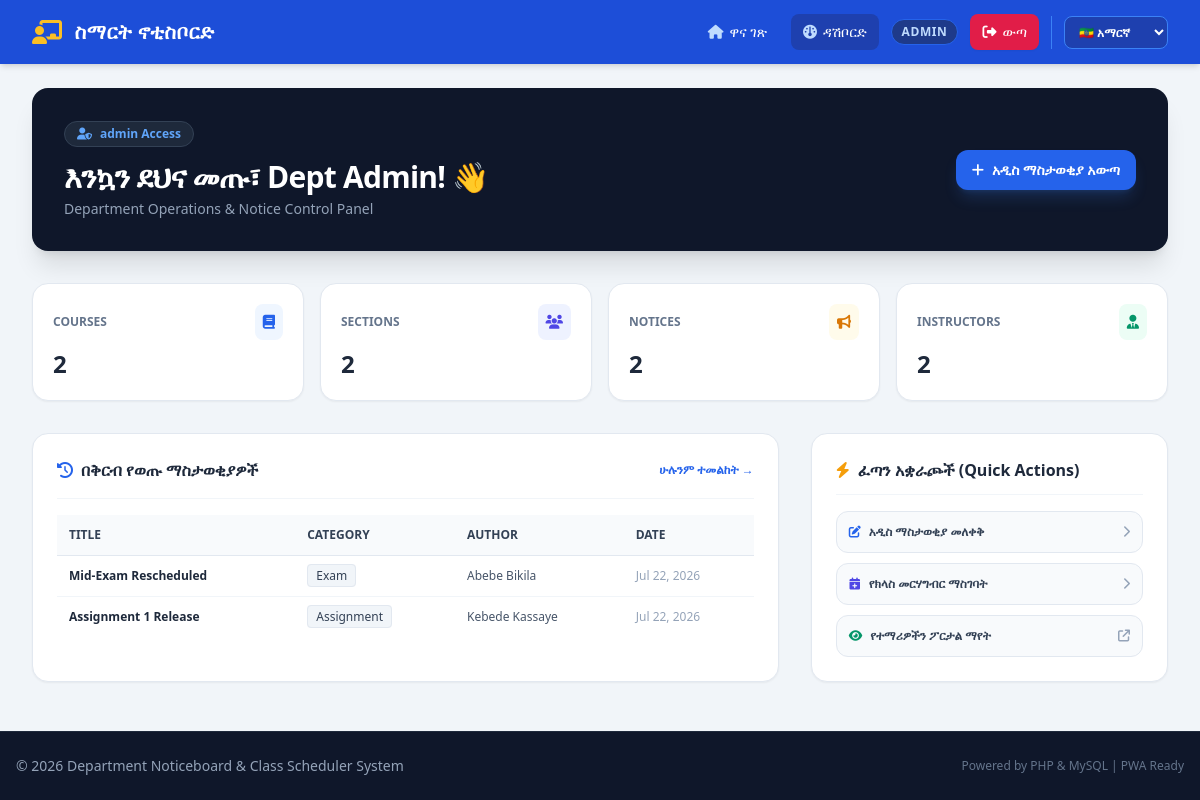
/dashboard.php (signed in), run on the app's committed database.
### tables this page shows
CREATE TABLE notices (
    id INT AUTO_INCREMENT PRIMARY KEY,
    title VARCHAR(200) NOT NULL,
    content TEXT NOT NULL,
    category ENUM('Exam', 'Assignment', 'Make-up Class', 'General') NOT NULL DEFAULT 'General',
    target_section_id INT NULL,  
    author_id INT NOT NULL,
    attachment_path VARCHAR(255) NULL,
    created_at TIMESTAMP DEFAULT CURRENT_TIMESTAMP,
    FOREIGN KEY (target_section_id) REFERENCES sections(id) ON DELETE CASCADE,
    FOREIGN KEY (author_id) REFERENCES users(id) ON DELETE CASCADE
);

CREATE TABLE users (
    id INT AUTO_INCREMENT PRIMARY KEY,
    full_name VARCHAR(100) NOT NULL,
    email VARCHAR(100) NOT NULL UNIQUE,
    password_hash VARCHAR(255) NOT NULL,
    role ENUM('admin', 'instructor') NOT NULL DEFAULT 'instructor',
    department_id INT NULL,
    created_at TIMESTAMP DEFAULT CURRENT_TIMESTAMP,
    FOREIGN KEY (department_id) REFERENCES departments(id) ON DELETE SET NULL
);

### dashboard.php (the view, shortened to what this page needs)
<?php
require_once 'config/db.php';
$user_name = $_SESSION['full_name'] ?? 'Staff Member';
$user_role = $_SESSION['role'] ?? 'Instructor';
$counts = [
    'courses'    => 0,
    'sections'   => 0,
    'notices'    => 0,
    'instructors'=> 0
];
$recent_notices = [];
if ($pdo) {
    try {
        $counts['courses']     = $pdo->query("SELECT COUNT(*) FROM courses")->fetchColumn();
        $counts['sections']    = $pdo->query("SELECT COUNT(*) FROM sections")->fetchColumn();
        $counts['notices']     = $pdo->query("SELECT COUNT(*) FROM notices")->fetchColumn();
        $counts['instructors'] = $pdo->query("SELECT COUNT(*) FROM users WHERE role = 'Instructor'")->fetchColumn();
        $stmtN = $pdo->query("SELECT n.*, u.full_name as author_name, s.year, s.section_name
                              FROM notices n
                              JOIN users u ON n.author_id = u.id
                              LEFT JOIN sections s ON n.target_section_id = s.id
                              ORDER BY n.created_at DESC LIMIT 5");
        $recent_notices = $stmtN->fetchAll();
    } catch (PDOException $e) {
    }
}
include_once 'includes/header.php';
?>
<div class="bg-slate-900 text-white rounded-2xl p-6 md:p-8 mb-8 shadow-xl flex flex-col md:flex-row items-start md:items-center justify-between gap-4">
    <div>
        <div class="inline-flex items-center gap-2 bg-slate-800 text-blue-400 text-xs font-semibold px-3 py-1 rounded-full mb-3 border border-slate-700">
            <i class="fa-solid fa-user-shield"></i> <?= htmlspecialchars($user_role); ?> Access
        </div>
        <h1 class="text-2xl md:text-3xl font-extrabold tracking-tight">
            እንኳን ደህና መጡ፣ <?= htmlspecialchars($user_name); ?>! 👋
        </h1>
        <p class="text-slate-400 text-sm mt-1">
            Department Operations & Notice Control Panel
        </p>
    </div>
    <div class="flex items-center gap-3">
        <a href="post_notice.php" class="bg-blue-600 hover:bg-blue-700 text-white font-bold text-sm px-4 py-2.5 rounded-xl transition shadow-lg shadow-blue-500/20 flex items-center gap-2">
            <i class="fa-solid fa-plus"></i> አዲስ ማስታወቂያ አውጣ
        </a>
    </div>
</div>
<div class="grid grid-cols-2 lg:grid-cols-4 gap-4 mb-8">
    <div class="bg-white p-5 rounded-2xl border border-slate-200 shadow-sm">
        <div class="flex items-center justify-between mb-2">
            <span class="text-xs font-semibold text-slate-500 uppercase">Courses</span>
            <span class="p-2 bg-blue-50 text-blue-600 rounded-lg text-sm"><i class="fa-solid fa-book"></i></span>
        </div>
        <p class="text-2xl font-bold text-slate-800"><?= $counts['courses']; ?></p>
    </div>
    <div class="bg-white p-5 rounded-2xl border border-slate-200 shadow-sm">
        <div class="flex items-center justify-between mb-2">
            <span class="text-xs font-semibold text-slate-500 uppercase">Sections</span>
            <span class="p-2 bg-indigo-50 text-indigo-600 rounded-lg text-sm"><i class="fa-solid fa-users"></i></span>
        </div>
        <p class="text-2xl font-bold text-slate-800"><?= $counts['sections']; ?></p>
    </div>
    <div class="bg-white p-5 rounded-2xl border border-slate-200 shadow-sm">
        <div class="flex items-center justify-between mb-2">
            <span class="text-xs font-semibold text-slate-500 uppercase">Notices</span>
            <span class="p-2 bg-amber-50 text-amber-600 rounded-lg text-sm"><i class="fa-solid fa-bullhorn"></i></span>
        </div>
        <p class="text-2xl font-bold text-slate-800"><?= $counts['notices']; ?></p>
    </div>
    <div class="bg-white p-5 rounded-2xl border border-slate-200 shadow-sm">
        <div class="flex items-center justify-between mb-2">
            <span class="text-xs font-semibold text-slate-500 uppercase">Instructors</span>
            <span class="p-2 bg-emerald-50 text-emerald-600 rounded-lg text-sm"><i class="fa-solid fa-user-tie"></i></span>
        </div>
        <p class="text-2xl font-bold text-slate-800"><?= $counts['instructors']; ?></p>
    </div>
</div>
<div class="grid grid-cols-1 lg:grid-cols-12 gap-8">
    <div class="lg:col-span-8 bg-white rounded-2xl shadow-sm border border-slate-200 p-6">
        <div class="flex items-center justify-between border-b border-slate-100 pb-4 mb-4">
            <h2 class="text-base font-bold text-slate-800 flex items-center gap-2">
                <i class="fa-solid fa-clock-rotate-left text-blue-600"></i> በቅርብ የወጡ ማስታወቂያዎች
            </h2>
            <a href="manage_notices.php" class="text-xs font-semibold text-blue-600 hover:underline">ሁሉንም ተመልከት →</a>
        </div>
        <?php if (empty($recent_notices)): ?>
            <div class="p-8 text-center bg-slate-50 rounded-xl border border-dashed border-slate-200 text-slate-500">
                <i class="fa-regular fa-folder-open text-3xl mb-2 text-slate-300"></i>
                <p class="text-sm">ምንም ማስታወቂያ አልተለጠፈም።</p>
            </div>
        <?php else: ?>
            <div class="overflow-x-auto">
                <table class="w-full text-left text-xs text-slate-600">
                    <thead class="bg-slate-50 text-slate-700 uppercase font-semibold border-b border-slate-200">
                        <tr>
                            <th class="p-3">Title</th>
                            <th class="p-3">Category</th>
                            <th class="p-3">Author</th>
                            <th class="p-3">Date</th>
                        </tr>
                    </thead>
                    <tbody class="divide-y divide-slate-100">
                        <?php foreach ($recent_notices as $n): ?>
                            <tr class="hover:bg-slate-50/80 transition">
                                <td class="p-3 font-semibold text-slate-800"><?= htmlspecialchars($n['title']); ?></td>
                                <td class="p-3">
                                    <span class="px-2 py-0.5 rounded bg-slate-100 text-slate-700 border border-slate-200 font-medium">
                                        <?= htmlspecialchars($n['category']); ?>
                                    </span>
                                </td>
                                <td class="p-3"><?= htmlspecialchars($n['author_name']); ?></td>
                                <td class="p-3 text-slate-400"><?= date('M d, Y', strtotime($n['created_at'])); ?></td>
                            </tr>
                        <?php endforeach; ?>
                    </tbody>
                </table>
            </div>
        <?php endif; ?>
    </div>
    <div class="lg:col-span-4 space-y-4">
        <div class="bg-white rounded-2xl shadow-sm border border-slate-200 p-6">
            <h2 class="text-base font-bold text-slate-800 border-b border-slate-100 pb-3 mb-4 flex items-center gap-2">
                <i class="fa-solid fa-bolt text-amber-500"></i> ፈጣን አቋራጮች (Quick Actions)
            </h2>
            <div class="space-y-2.5">
                <a href="post_notice.php" class="w-full flex items-center justify-between p-3 bg-slate-50 hover:bg-blue-50 border border-slate-200 rounded-xl text-xs font-semibold text-slate-700 hover:text-blue-700 transition">
                    <span class="flex items-center gap-2"><i class="fa-solid fa-pen-to-square text-blue-600"></i> አዲስ ማስታወቂያ መለቀቅ</span>
                    <i class="fa-solid fa-chevron-right text-slate-400"></i>
                </a>
                <a href="add_schedule.php" class="w-full flex items-center justify-between p-3 bg-slate-50 hover:bg-blue-50 border border-slate-200 rounded-xl text-xs font-semibold text-slate-700 hover:text-blue-700 transition">
                    <span class="flex items-center gap-2"><i class="fa-solid fa-calendar-plus text-indigo-600"></i> የክላስ መርሃግብር ማስገባት</span>
                    <i class="fa-solid fa-chevron-right text-slate-400"></i>
                </a>
                <a href="index.php" target="_blank" class="w-full flex items-center justify-between p-3 bg-slate-50 hover:bg-emerald-50 border border-slate-200 rounded-xl text-xs font-semibold text-slate-700 hover:text-emerald-700 transition">
                    <span class="flex items-center gap-2"><i class="fa-solid fa-eye text-emerald-600"></i> የተማሪዎችን ፖርታል ማየት</span>
                    <i class="fa-solid fa-arrow-up-right-from-square text-slate-400"></i>
                </a>
            </div>
        </div>
    </div>
</div>
<?php include_once 'includes/footer.php'; ?>

### data on the page
notices: title "Mid-Exam Rescheduled", category "Exam", author.full_name "Abebe Bikila", created_at "Jul 22, 2026"
notices: title "Assignment 1 Release", category "Assignment", author.full_name "Kebede Kassaye", created_at "Jul 22, 2026"

### other printed values
$t['brand'] "ስማርት ኖቲስቦርድ"
$t['feed'] "ዋና ገጽ"
$t['dashboard'] "ዳሽቦርድ"
$_SESSION['role'] "ADMIN"
$t['logout'] "ውጣ"
$user_role "admin"
$user_name "Dept Admin"
$counts['courses'] "2"
$counts['sections'] "2"
$counts['notices'] "2"
$counts['instructors'] "2"
